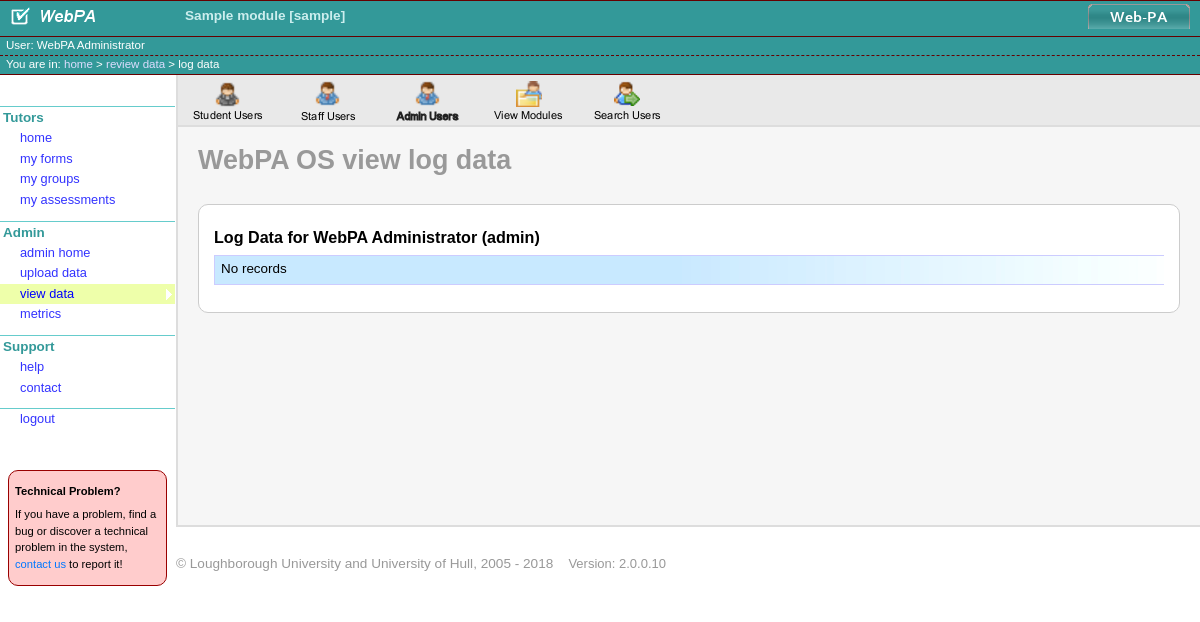
/admin/review/log.php?u=1 (signed in), run on the app's committed database.
### tables this page shows
CREATE TABLE pa2_user (
  user_id int(10) unsigned NOT NULL AUTO_INCREMENT,
  source_id varchar(255) NOT NULL DEFAULT '',
  username varchar(255) NOT NULL,
  `password` varchar(45) NOT NULL,
  id_number varchar(255) DEFAULT NULL,
  department_id varchar(255) DEFAULT NULL,
  forename varchar(255) NOT NULL,
  lastname varchar(255) NOT NULL,
  email varchar(255) DEFAULT NULL,
  admin tinyint(1) NOT NULL DEFAULT '0',
  disabled tinyint(1) NOT NULL DEFAULT '0',
  date_last_login datetime DEFAULT NULL,
  last_module_id int(10) DEFAULT NULL,
  PRIMARY KEY (user_id)
);

CREATE TABLE pa2_module (
  module_id int(10) unsigned NOT NULL AUTO_INCREMENT,
  source_id varchar(255) NOT NULL DEFAULT '',
  module_code varchar(255) NOT NULL,
  module_title varchar(255) NOT NULL,
  PRIMARY KEY (module_id)
);

### includes/classes/class_user.php (called while the page is built, shortened)
<?php
class User {
  public $admin = null;
  function User($username = null, $password = null) {
    $this->admin = 0;
  }
  function load_from_row($user_info) {
    if (is_array($user_info)) {
      $this->admin = $user_info['admin'];
      $this->username = $user_info['username'];
      $this->forename = $user_info['forename'];
      $this->lastname = $user_info['lastname'];
    }
    return true;
  }
  function is_admin() {
    return ($this->admin == 1);
  }
}
?>

### includes/classes/class_dao.php (called while the page is built, shortened)
<?php
class DAO {
  private $_host = '';
  private $_user = '';
  private $_password = '';
  private $_database = '';
  private $_persistent = false;
  private $_conn = null;
  private $_result_set = null;
  private $_result = null;
  private $_output_type_int = MYSQL_ASSOC;
  private $_debug = false;
  function DAO($host, $user, $password, $database, $persistent = false) {
    $this->_host = $host;
    $this->_user = $user;
    $this->_password = $password;
    $this->_database = $database;
    $this->_persistent = $persistent;
  }
  function open($new_link = true) {
    if (is_null($this->_conn)) {
      if ($this->_persistent) {
        $func = 'mysql_pconnect';
      } else {
        $func = 'mysql_connect';
      }
      if ($this->_debug) {
        $this->_conn = $func($this->_host, $this->_user, $this->_password, $new_link);
        $db_selected = mysql_select_db($this->_database, $this->_conn);
        if (!$db_selected) {
          die ('Can\'t use database due to  : ' .mysql_errno(). " -  " . mysql_error());
          return false;
        }else{
          return true;
        }
      } else {
        $this->_conn = $func($this->_host, $this->_user, $this->_password, $new_link);
        $db_selected = mysql_select_db($this->_database, $this->_conn);
        if (!$db_selected) {
          die ('Can\'t use database due to  : ' .mysql_errno(). " -  " . mysql_error());
          return false;
        }else{
          return true;
        }
      }
    }
    return true;
  }
  function flush() {
    $this->_result = null;
  }
  function fetch($sql = null) {
    if ( $sql ) { $this->_process_query($sql); }
    return $this->_result;
  }
  function fetch_row($sql = null, $y = 0) {
    if ( $sql ) { $this->_process_query($sql);  }
    return (isset($this->_result)) ? $this->_result[$y] : null;
  }
  function set_debug($on) {
    $this->_debug = $on;
  }
  function set_output($output = 'ARRAY_A') {
    switch ($output) {
      case 'ARRAY_A'  :
            $this->_output_type_int = MYSQL_ASSOC;
            return true;
            break;
      case 'ARRAY_B'  :
            $this->_output_type_int = MYSQL_BOTH;
            return true;
            break;
    }
  }
  function _process_query($sql) {
    if ($this->_debug) {
      $this->_result_set = mysql_query($sql, $this->_conn) or $this->_throw_error('Querying database');
    } else {
      $this->_result_set = @mysql_query($sql, $this->_conn);
    }
    if ($this->_result_set) {
      $this->_num_cols = mysql_num_fields($this->_result_set);
      $i=0;
      while ($i < $this->_num_cols) {
        $field = @mysql_fetch_field($this->_result_set,$i);
        $i++;
      }
      while ( $row = @mysql_fetch_array($this->_result_set,$this->_output_type_int) ) {
        $this->_result[] = $row;
      }
      $this->_num_rows = count($this->_result);
      return ($this->_num_rows>=1);
    } else {
      $this->_num_cols = 0;
      $this->_num_rows = 0;
      $this->_result_cols = null;
      return false;
    }
  }
}
?>

### includes/classes/class_engcis.php (called while the page is built, shortened)
<?php
require_once(DOC__ROOT . 'includes/classes/class_dao.php');
class EngCIS {
  private $_DAO = null;
  private $_ordering_types = null;
  function EngCIS() {
    $this->_DAO = new DAO(APP__DB_HOST,APP__DB_USERNAME,APP__DB_PASSWORD,APP__DB_DATABASE);
    $this->_DAO->set_debug(false);
  }
  function get_user($user_id, $ordering = 'name') {
    global $_module_id;
    $user_set = $this->_DAO->build_set($user_id, false);
    if (is_array($user_id)) {
      $order_by_clause = $this->_order_by_clause('user', $ordering);
      $sql = "SELECT u.*, um.user_type
          FROM " . APP__DB_TABLE_PREFIX . "user u LEFT OUTER JOIN " . APP__DB_TABLE_PREFIX . "user_module um ON u.user_id = um.user_id
          WHERE (u.user_id IN {$user_set}) AND (um.module_id = {$_module_id})
          $order_by_clause";
      return $this->_DAO->fetch($sql);
    } else {
      $sql = "SELECT u.*, um.user_type
          FROM " . APP__DB_TABLE_PREFIX . "user u LEFT OUTER JOIN " . APP__DB_TABLE_PREFIX . "user_module um ON u.user_id = um.user_id
          WHERE (u.user_id IN {$user_set})
          LIMIT 1";
      return $this->_DAO->fetch_row($sql);
    }
  }
  function _order_by_clause($row_type, $ordering = null) {
    if (!is_array($this->_ordering_types)) {
      $this->_ordering_types = array (
        'module'  => array  (
                  'id'  => 'lcm.module_id' ,
                  'name'  => 'lcm.module_title' ,
                ) ,
        'staff'   => array  (
                  'id'  => 'lcs.user_id' ,
                  'name'  => 'lcs.lastname, lcs.forename' ,
                ) ,
        'student' => array  (
                  'id'  => 'lcs.user_id' ,
                  'name'  => 'lcs.lastname, lcs.forename' ,
                ) ,
        'user'    => array  (
                  'id'  => 'u.user_id' ,
                  'name'  => 'u.lastname, u.forename' ,
                ) ,
      );
    }
    if ( (array_key_exists($row_type, $this->_ordering_types)) && (array_key_exists($ordering, $this->_ordering_types["$row_type"])) ) {
      return 'ORDER BY '. $this->_ordering_types["$row_type"]["$ordering"];
    } else {
      return null;
    }
  }
}
?>

### includes/inc_global.php (called while the page is built, shortened)
<?php
require_once(DOC__ROOT.'includes/functions/lib_common.php');
require_once(DOC__ROOT.'includes/classes/class_dao.php');
require_once(DOC__ROOT.'includes/classes/class_user.php');
require_once(DOC__ROOT.'includes/classes/class_engcis.php');
require_once(DOC__ROOT.'includes/classes/class_ui.php');
$DB = new DAO( APP__DB_HOST, APP__DB_USERNAME, APP__DB_PASSWORD, APP__DB_DATABASE);
$DB->set_debug(FALSE);
$CIS = new EngCIS();
$_user_id = fetch_SESSION('_user_id', NULL);
$_module_id = fetch_SESSION('_module_id', NULL);
$BRANDING['logo'] = fetch_SESSION('branding_logo', APP__INST_LOGO);
$BRANDING['logo.width'] = fetch_SESSION('branding_logo.width', APP__INST_WIDTH);
$BRANDING['logo.height'] = fetch_SESSION('branding_logo.height', APP__INST_HEIGHT);
$BRANDING['logo.margin'] = $BRANDING['logo.height'] + 10;
$BRANDING['name'] = fetch_SESSION('branding_name', APP__INST_LOGO_ALT);
$BRANDING['css'] = fetch_SESSION('branding_css', CUSTOM_CSS);
$BRANDING['email.help'] = fetch_SESSION('branding_email.help', APP__EMAIL_HELP);
$BRANDING['email.noreply'] = fetch_SESSION('branding_email.noreply', APP__EMAIL_NO_REPLY);
if ($_user_id){
  $_user_info = $CIS->get_user($_user_id);
}
if ($_module_id){
  $sql_module = 'SELECT module_id, module_code, module_title FROM ' . APP__DB_TABLE_PREFIX . "module WHERE module_id = {$_SESSION['_module_id']}";
  $_module = $DB->fetch_row($sql_module);
}
?>

### includes/functions/lib_common.php (called while the page is built, shortened)
<?php
function fetch_SESSION($key, $default_value = '') {
  return (isset($_SESSION[$key])) ? $_SESSION[$key] : $default_value;
}
?>

### admin/review/log.php (the view, shortened to what this page needs)
<?php
require_once("../../includes/inc_global.php");
$rstitle = "Log Data";
$UI->page_title = APP__NAME . " view log data";
$UI->menu_selected = 'view data';
$UI->breadcrumbs = array ('home' => '../','review data'=>'./','log data'=>null);
$UI->help_link = '?q=node/237';
$UI->set_page_bar_button('View Student Data', '../../../images/buttons/button_student_user.png', 'student/index.php');
$UI->set_page_bar_button('View Staff Data', '../../../images/buttons/button_staff_user.png', 'staff/index.php');
if (check_user($_user, APP__USER_TYPE_ADMIN)) {
  $UI->set_page_bar_button('View Admin Data', '../../../images/buttons/button_admin_user.png', 'admin/index.php');
  $UI->set_page_bar_button('View Module Data', '../../../images/buttons/button_view_modules.png', 'module/index.php');
}
$UI->set_page_bar_button('Search for a user', '../../../images/buttons/button_search_user.png', '../search/index.php');
$UI->head();
$UI->body();
$UI->content_start();
?>
<div class="content_box">
<?php
$user_id = fetch_GET('u', '');
$user_info = $CIS->get_user($user_id);
$user = new User();
$user->load_from_row($user_info);
if ($_user->is_admin()) {
  $query = 'SELECT datetime, description, ip_address AS `ip address`, object_id AS object ';
} else {
  $query = 'SELECT datetime, description, object_id AS object ';
}
$query .= 'FROM ' . APP__DB_TABLE_PREFIX . 'user_tracking ' .
          "WHERE user_id = {$user_id} AND ((module_id = {$_module_id}) OR (module_id IS NULL)) " .
          'ORDER BY datetime DESC, description';
$rs = $DB->fetch($query);
echo "<h2>{$rstitle} for {$user->forename} {$user->lastname} ({$user->username})</h2>";
echo '<div class="obj">';
echo '<table class="obj" cellpadding="2" cellspacing="2">';
if (count($rs) <= 0) {
  echo "<tr><td>No records</td></tr>\n";
}
echo '</table>';
echo '</div>';
?>
</div>
<?php
$UI->content_end();
?>

### includes/classes/class_ui.php (shortened to what this page needs)
<?php
class UI {
  public $page_title = '';
  public $menu_selected = '';
  public $breadcrumbs = null;
  public $help_link = '';
  private $_user = null;
  private $_menu = null;
  private $_page_bar_buttons = null;
  function UI( $_user = null) {
    $this->_user =& $_user;
  }
  function head () {
?>
<!DOCTYPE html PUBLIC "-//W3C//DTD XHTML 1.0 Transitional//EN"
 "http://www.w3.org/TR/xhtml1/DTD/xhtml1-transitional.dtd">
<html lang="en" xml:lang="en" xmlns="http://www.w3.org/1999/xhtml">
<head>
  <link href="<?php echo(APP__WWW) ?>/css/webpa.css" media="screen" rel="stylesheet" type="text/css" />
  <link href="<?php echo(APP__WWW) ?>/css/webpa_print.css" media="print" rel="stylesheet" type="text/css" />
<?php
  }
  function body($extra_attributes = '') {
    echo("\n</head>\n<body $extra_attributes>\n\n");
  }
  function header() {
    global $_module, $BRANDING;
    ?>
  <div id="header">
<?php
    if (!isset($_SESSION['_no_header'])) {
?>
    <div id="app_bar">
      <table cellpadding="0" cellspacing="0" width="100%">
      <tr>
        <td width="175"><div id="title_logo"><a href=""><img src="<?php echo APP__WWW; ?>/images/tool/appbar_webpa_logo.png" alt="<?php echo APP__NAME; ?>" /></a></div></td>
<?php
      if (isset($_module)) {
        echo "<td>{$_module['module_title']} [{$_module['module_code']}]</td>";
      } else {
        echo('<td>&nbsp;</td>');
      }
      echo '<td align="right">';
      if (isset($BRANDING['logo']) && !empty($BRANDING['logo'])) {
        echo '<div id="inst_logo"><img src="' . $BRANDING['logo'] . '"';
        if (isset($BRANDING['name']) && !empty($BRANDING['name'])) {
          echo ' alt="' . htmlentities($BRANDING['name']) . '"';
          echo ' title="' . htmlentities($BRANDING['name']) . '"';
        }
        echo ' /></div>';
      } else {
        echo '&nbsp;';
      }
      echo '</td>';
?>
      </tr>
      </table>
    </div>
    <div id="module_bar">
<?php
      if ($this->_user) {
        echo("<td>User: {$this->_user->forename} {$this->_user->lastname}</td>");
      } else {
        echo('<td>&nbsp;</td>');
      }
?>
    </div>
<?php
    }
?>
    <div id="breadcrumb_bar">
      You are in:
<?php
    if (is_array($this->breadcrumbs)) {
      $num_crumbs = count($this->breadcrumbs);
      foreach( $this->breadcrumbs as $k => $v ) {
        --$num_crumbs;
        if (!is_null($v)) {
          echo("<a class=\"breadcrumb\" href=\"$v\">$k</a>");
          if ($num_crumbs>0) { echo(' &gt; '); }
        } else { echo($k); }
      }
    }
?>
    </div>
  </div>
<?php
  }
  function set_menu($section_name, $section_array) {
    $this->_menu[$section_name] = $section_array;
  }
  function menu() {
    if ($this->_menu) {
      $menu_html = '<div id="menu">';
      foreach($this->_menu as $menu_section => $menu_links) {
        $menu_html .= ($menu_section==' ') ? '<div class="menu_section"><ul class="menu_list">' : '<div class="menu_section"><div class="menu_title">'. $menu_section .'</div><ul class="menu_list">';
        foreach($menu_links as $menu_name => $menu_link ) {
          if ($menu_name == 'help'){
            $link_class = ($this->menu_selected == $menu_name) ? 'menu_selected' : 'menu';
            $menu_html .= '<li><a class="'. $link_class .'" href="'. $menu_link . $this->help_link . '" target="_blank">'. $menu_name .'</a></li>';
          }else{
            $link_class = ($this->menu_selected == $menu_name) ? 'menu_selected' : 'menu';
            $menu_html .= '<li><a class="'. $link_class .'" href="'. $menu_link .'">'. $menu_name .'</a></li>';
          }
        }
        $menu_html .= '</ul></div>';
      }
      $menu_html .= '</div>';
      echo($menu_html);
    }
  }
  function set_page_bar_button($text, $img, $link, $side = 'left') {
    $this->_page_bar_buttons[$side][$text] = array ('img' => "../images/buttons/$img", 'link' => $link);
  }
  function page_bar() {
    if (is_array($this->_page_bar_buttons)) {
      ?>
      <div id="page_bar">
        <table cellpadding="0" cellspacing="0">
        <tr>
          <?php
            if (array_key_exists('left',$this->_page_bar_buttons)) {
              foreach($this->_page_bar_buttons['left'] as $text => $button) {
                echo("<td><a class=\"page_bar_link\" href=\"{$button['link']}\" title=\"$text\"><img src=\"{$button['img']}\" alt=\"$text\" height=\"50\" /></a></td>");
              }
            }
          ?>
          <td width="100%">&nbsp;</td>
        </tr>
        </table>
      </div>
      <?php
    }
  }
  function footer() {
    global $_user, $_source_id, $DB, $INSTALLED_MODS;
?>
  <div id="footer">
    <div style="margin-top: 50px">
      &copy; Loughborough University and University of Hull, 2005 -  <?php echo date('Y');?>&nbsp;&nbsp;&nbsp;
      <span style="font-size: small;">Version: <?php
      echo APP__VERSION;
      if (count($INSTALLED_MODS) > 0) echo ' [' . implode(",", $INSTALLED_MODS) . ']'; ?></span>
    </div>
  </div>
<?php
  }
  function content_start() {
    echo('<div id="main">');
    $this->page_bar();
    echo('<div id="content">');
    if ($this->page_title) { echo("<h1>{$this->page_title}</h1>\n\n"); }
  }
  function content_end($render_menu = true, $render_header = true, $render_footer = true) {
?>
  </div>
</div>
<div id="side_bar">
<?php
    if ($render_menu) {
      $this->menu();
?>
    <div class="alert_box" style="margin: 40px 8px 8px 8px; font-size: 0.7em;">
      <p><strong>Technical Problem?</strong></p>
      <p>If you have a problem, find a bug or discover a technical problem in the system, <a href="<?php echo APP__WWW ?>/contact/index.php?q=bug">contact us</a> to report it!</p>
    </div>
<?php
    }
?>
</div>
<?php
    if ($render_header) {
      $this->header();
    }
    if ($render_footer) {
      $this->footer();
    }
?>
</body>
</html>
<?php
  }
}
?>

### data on the page
pa2_user: forename "WebPA", lastname "Administrator", username "admin"
pa2_module: module_title "Sample module", module_code "sample"

### other printed values
$this->page_title "WebPA OS view log data"
$rstitle "Log Data"
$menu_section "Tutors"
$menu_name "home"
$menu_name "my forms"
$menu_name "my groups"
$menu_name "my assessments"
$menu_section "Admin"
$menu_name "admin home"
$menu_name "upload data"
$menu_name "view data"
$menu_name "metrics"
$menu_section "Support"
$menu_name "help"
$menu_name "contact"
